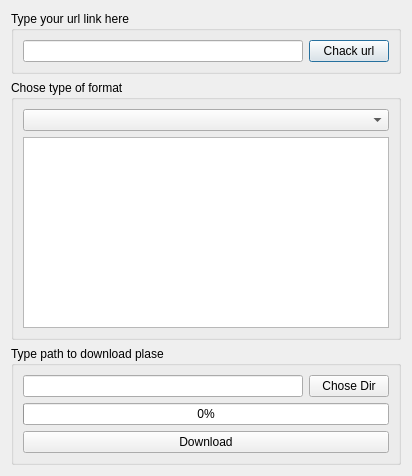
<?xml version="1.0" encoding="UTF-8"?>
<ui version="4.0">
 <class>Ui_YouD</class>
 <widget class="QDialog" name="Ui_YouD">
  <property name="geometry">
   <rect>
    <x>0</x>
    <y>0</y>
    <width>412</width>
    <height>476</height>
   </rect>
  </property>
  <property name="windowTitle">
   <string>YouD</string>
  </property>
  <property name="windowIcon">
   <iconset>
    <normaloff>fish.ico</normaloff>fish.ico</iconset>
  </property>
  <layout class="QVBoxLayout" name="verticalLayout_2">
   <item>
    <layout class="QVBoxLayout" name="verticalLayout">
     <item>
      <widget class="QGroupBox" name="UrlGroup">
       <property name="title">
        <string>Type your url link here</string>
       </property>
       <layout class="QVBoxLayout" name="verticalLayout_5">
        <item>
         <layout class="QHBoxLayout" name="horizontalLayout">
          <item>
           <widget class="QLineEdit" name="lineEdit"/>
          </item>
          <item>
           <widget class="QPushButton" name="UrlButton">
            <property name="text">
             <string>Chack url</string>
            </property>
           </widget>
          </item>
         </layout>
        </item>
       </layout>
      </widget>
     </item>
     <item>
      <widget class="QGroupBox" name="FormatGroup">
       <property name="title">
        <string>Chose type of format</string>
       </property>
       <layout class="QVBoxLayout" name="verticalLayout_7">
        <item>
         <layout class="QVBoxLayout" name="verticalLayout_6">
          <item>
           <widget class="QComboBox" name="comboBox_format_type"/>
          </item>
          <item>
           <widget class="QListWidget" name="listWidget_type"/>
          </item>
         </layout>
        </item>
       </layout>
      </widget>
     </item>
     <item>
      <widget class="QGroupBox" name="DownloadGroup">
       <property name="title">
        <string>Type path to download plase</string>
       </property>
       <layout class="QVBoxLayout" name="verticalLayout_8">
        <item>
         <layout class="QHBoxLayout" name="horizontalLayout_2">
          <item>
           <widget class="QLineEdit" name="lineEdit_path"/>
          </item>
          <item>
           <widget class="QPushButton" name="Path_button">
            <property name="text">
             <string>Chose Dir</string>
            </property>
           </widget>
          </item>
         </layout>
        </item>
        <item>
         <widget class="QProgressBar" name="progressBar_download">
          <property name="value">
           <number>0</number>
          </property>
         </widget>
        </item>
        <item>
         <widget class="QPushButton" name="DownloadButton">
          <property name="text">
           <string>Download</string>
          </property>
         </widget>
        </item>
       </layout>
      </widget>
     </item>
    </layout>
   </item>
  </layout>
 </widget>
 <resources/>
 <connections/>
</ui>
